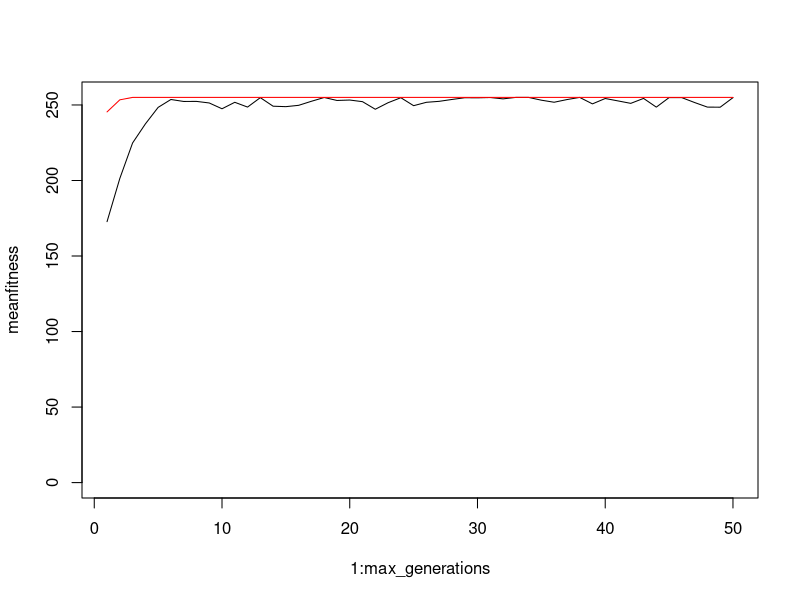

Here is the R script that generated this plot:

# exercise written 14 August 2006 by Anders Brodin translated into R by John Waller 2016. Further revised in 2018-20 by Jörgen Ripa

# Main variables:
pop_size <- 50            # popsize is number of chromosomes in the population
gene_number <- 8         # gene number is number of genes in each chromosome, should be one in these simple tasks
max_generations <- 50    # number of iterations
num_breeed <- 20          # out of the 50 chromosomes (= possible solutions) the 20 best are allowed to reproduce

# genetic operators
mutation_rate <- 0.01    #how large percentage of the genes experience mutations
mutation_free <- 10      # number of top ranked individuals that should be saved from mutation


# Define Functions

Create_pop <- function(pop_size,gene_number) {    # This function creates a random population of pop_size chromosomes
  
  Genes <- matrix(nrow=pop_size, ncol=gene_number)
  for(ind in 1:pop_size) {              # For each individual:
    for(gene_index in 1:gene_number) {      # For each gene in the chromosome
      if(runif(1) < 0.5) {                   # fill genes with either 0 or 1
        Genes[ind,gene_index] <- 0            
      } else {                        
        Genes[ind,gene_index] <- 1           
      }
    }
  }
  fitness <- rep(NA,pop_size)
  # pop is a list, a structured variable with information about the population:
  pop <- list(size=pop_size, L=gene_number, Genes=Genes, fitness=fitness)
  return(pop) 
}

# Function to calculate fitness for each individual:
Evaluate_fitness <- function(pop) {
  for(ind in 1:pop$size) {
    # Calculate the binary number corresponding to the chromosome of ones and zeros:
    Binary_Value <- 0;
    for(gene_index in gene_number:1) {
      if(pop$Genes[ind,gene_index] == 1) {
        Binary_Value <- Binary_Value + 2^(gene_number - gene_index)
      }
    }
    pop$fitness[ind] <- Binary_Value
  }
  return(pop)
}

# Sort the population by fitness:
Sort <- function(pop) {
  # Find order of decreasing fitness:
  new_order <- order(pop$fitness, decreasing=TRUE)
  # Next, rearrange the population gene matrix and fitness vector:
  pop$Genes <- pop$Genes[new_order,]
  pop$fitness <- pop$fitness[new_order]
  return(pop)
}

# Let individuals with the highest fitness reproduce:
Reproduce <- function(pop,num_breeed) {
  # The population reproduces in pairs, in fitness order
  # First individuals 1 and 2 mate, next individuals 3 and 4, and so on
  # Each pair produces 2 offspring, corresponding to two chromosomes after crossover
  # Offspring replace the parent population from the bottom of the list.
  offspring_pos <- pop$size # where to put the offspring, starting from bottom
  for(parent1 in seq(1,num_breeed,by=2)) {
    parent2 <- parent1 + 1
    # crossover locus:
    crossover <- sample.int(gene_number,1)
    for(gene_index in 1:pop$L) {
      if(gene_index <= crossover) {
        pop$Genes[offspring_pos,gene_index] <- pop$Genes[parent1,gene_index]
        pop$Genes[offspring_pos-1,gene_index] <- pop$Genes[parent2,gene_index]
      } else {
        pop$Genes[offspring_pos,gene_index] <- pop$Genes[parent2,gene_index]
        pop$Genes[offspring_pos-1,gene_index] <- pop$Genes[parent1,gene_index]
      }
    }
    offspring_pos <- offspring_pos - 2
  }
  return(pop)
}

# Mutate the whole population, accept the top fitness individuals
Mutate <- function(pop, mutation_free, mutation_rate) {
  for(ind in (mutation_free+1):pop$size) {
    for(gene_index in 1 : pop$L) {
      if(runif(1) <= mutation_rate) {
        if(pop$Genes[ind,gene_index] == 0) {
          pop$Genes[ind,gene_index] <- 1
        } else {
          pop$Genes[ind,gene_index] <- 0
        }
      }
    }
  }
  return(pop)
}

##############################
# Main program starts here

pop <- Create_pop(pop_size,gene_number)  # calls function that generates random chromosomes
pop <- Evaluate_fitness(pop)   # calculate fitness for all individuals
pop <- Sort(pop) # Sort according to fitness

# main loop over all of our functions

meantopfitness <- c(0,max_generations) # empty vectors to store results
meanfitness <- c(0,max_generations)

for(generation in 1:max_generations) {  
  pop <- Reproduce(pop,num_breeed)
  pop <- Mutate(pop, mutation_free, mutation_rate)
  pop <- Evaluate_fitness(pop)   # give back altered population with fitness
  pop <- Sort(pop)
  
  # save statistics:
  meantopfitness[generation] <- mean(pop$fitness[1:5])
  meanfitness[generation] <- mean(pop$fitness)
}

cat("generation:",max_generations,"\n")
cat("mean top fitness:",meantopfitness[max_generations],"\n")
cat("mean fitness",meanfitness[max_generations],"\n")

# plot results
plot(1:max_generations, meanfitness, ylim=c(0,max(meantopfitness)),type="l")
lines( 1:max_generations, meantopfitness, col="red")

